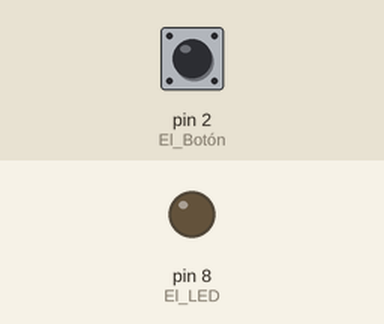
The sketch below on a simulated Arduino Uno, built with avr-gcc and run on an emulated ATmega328P. Parts: output pins drawn as LEDs (lit = HIGH). The test bench sets the inputs (shaded band); at power-on: pin 2 (El_Botón) HIGH.

Above: at 1.2 s.
1.3 s: pin 2 (El_Botón) pulled LOW for 0.15 s
At 1.37 s:
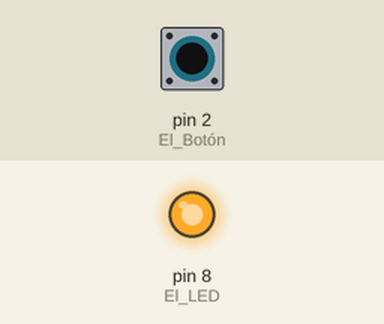
2.9 s: pin 2 (El_Botón) pulled LOW for 3.2 s
At 7.2 s:
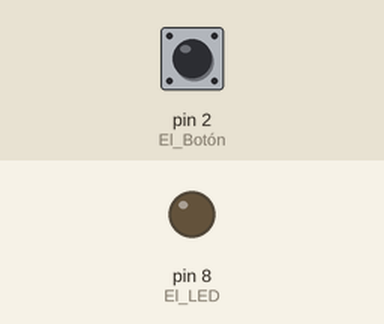
Timing chart, 0 to 8.7 s (numbered marks = the images above; inputs shaded):
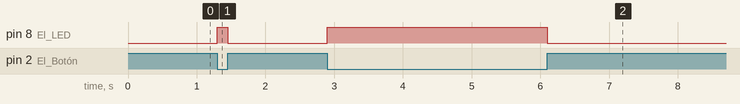

Measured:
- after the input at 1.3 s, pin 8 (El_LED): LOW → HIGH at once, → LOW 0.15 s later
- after the input at 2.9 s, pin 8 (El_LED): LOW → HIGH at once, → LOW 3.2 s later

The sketch:

sketch_jan28a.ino
```cpp
void setup() {
  pinMode(8, OUTPUT);           // El LED
  pinMode(2, INPUT_PULLUP);     // El Botón (Truco: activa resistencia interna)
}

void loop() {
  // Leemos el botón.
  // OJO: Con INPUT_PULLUP, funciona al revés:
  // LOW (0) significa que está PRESIONADO (conectado a tierra)
  // HIGH (1) significa que está SUELTO

  if (digitalRead(2) == LOW) {
    digitalWrite(8, HIGH); // Si apretás, PRENDE
  } else {
    digitalWrite(8, LOW);  // Si soltás, APAGA
  }
}
```
